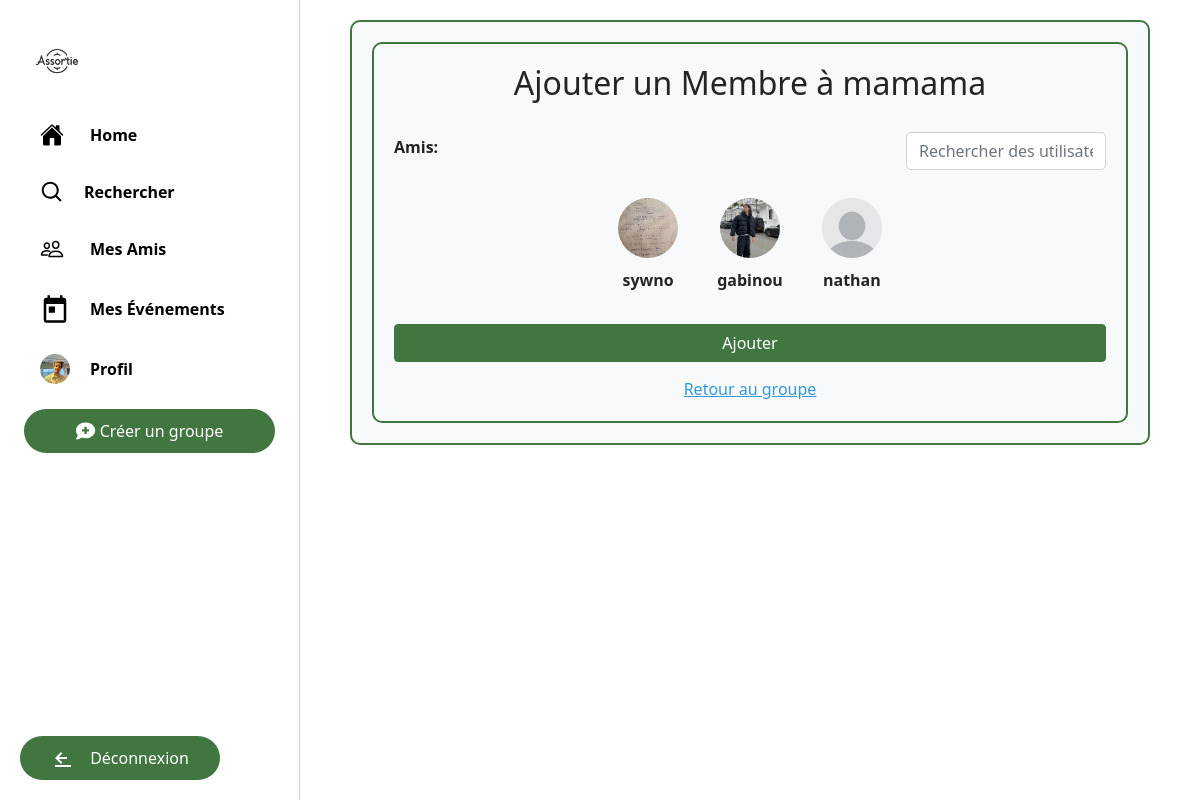
/sorties/groupe/1/ajouter_membre/ (signed in), run on the app's committed database.
### sorties/models.py (models this page shows, shortened)
class Profile(models.Model):
    user = models.OneToOneField(User, on_delete=models.CASCADE, unique=True)
    friends = models.ManyToManyField('self', blank=True)
    photo = models.ImageField(upload_to='profile_pics/', blank=True, null=True, default='profile_pics/default_profile.jpg')
    other_profile_field = models.CharField(max_length=100, blank=True, null=True)  # Exemple de champ supplémentaire

class GroupeAmis(models.Model):
    nom = models.CharField(max_length=100)
    createur = models.ForeignKey(User, related_name='groupes_crees', on_delete=models.CASCADE)
    membres = models.ManyToManyField(User, related_name='groupes')
    administrateur = models.ForeignKey(User, related_name='groupes_administres', on_delete=models.CASCADE)

### sorties/views.py (the view, shortened to what this page needs)
# urls.py: path('groupe/<int:group_id>/ajouter_membre/', views.ajouter_membre, name='ajouter_membre'),
@login_required
def ajouter_membre(request, group_id):
    groupe = get_object_or_404(GroupeAmis, id=group_id)
    if request.user != groupe.administrateur:
        messages.error(request, "Vous n'êtes pas autorisé à ajouter des membres à ce groupe.")
        return redirect('groupe_detail', group_id=group_id)
    profile = Profile.objects.get(user=request.user)
    friends = profile.friends.exclude(id__in=groupe.membres.values_list('id', flat=True))
    return render(request, 'sorties/ajouter_membre.html', {'groupe': groupe, 'friends': friends})

### sorties/templates/sorties/ajouter_membre.html (shortened to what this page needs)
{% extends "sorties/base.html" %}
{% block content %}
<link href="https://stackpath.bootstrapcdn.com/bootstrap/5.1.3/css/bootstrap.min.css" rel="stylesheet">
<link href="https://cdnjs.cloudflare.com/ajax/libs/font-awesome/5.15.3/css/all.min.css" rel="stylesheet">
<div class="container">
    <div class="header">
        <h2>Ajouter un Membre à {{ groupe.nom }}</h2>
    </div>
    {% if friends %}
    <form method="post">
        <div class="form-group">
            <div class="search-bar-container">
                <label for="members">Amis:</label>
                <input type="text" id="search-bar" class="form-control search-bar" placeholder="Rechercher des utilisateurs...">
            </div>
            <div class="user-list mt-3">
                {% for friend in friends %}
                    <div class="user-item" data-user-id="{{ friend.user.id }}">
                        {% if friend.photo %}
                            <img src="{{ friend.photo.url }}" alt="{{ friend.user.username }}">
                        {% else %}
                            <img src="https://via.placeholder.com/60" alt="{{ friend.user.username }}">
                        {% endif %}
                        <span>{{ friend.user.username }}</span>
                    </div>
                {% endfor %}
            </div>
        </div>
        <div class="form-buttons">
            <button type="submit" class="btn btn-primary">Ajouter</button>
        </div>
    </form>
    {% else %}
        <p class="no-friends-message">Vous n'avez pas d'amis à ajouter.</p>
    {% endif %}
    <a href="{% url 'groupe_detail' groupe.id %}" class="back-link">Retour au groupe</a>
</div>
{% endblock %}

### sorties/templates/sorties/base.html (shortened to what this page needs)
{% load static %}
<!DOCTYPE html>
<html>
<head>
    <link href="https://maxcdn.bootstrapcdn.com/bootstrap/4.0.0/css/bootstrap.min.css" rel="stylesheet">
</head>
<body>
    <div class="sidebar">
        <a href="{% url 'liste_groupes' %}" class="logo">
            <img src="{% static 'images/logo1.png' %}" alt="Logo">
        </a>
        <a href="{% url 'liste_groupes' %}" class="button_sidebar">
            <span class="text">Home</span>
        </a>
        <a href="{% url 'search_users' %}" class="button_sidebar">
            <span class="text">Rechercher</span>
        </a>
        <a href="{% url 'view_friends' %}" class="button_sidebar">
            <span class="text">Mes Amis</span>
        </a>
        <a href="{% url 'mes_evenements' %}" class="button_sidebar">
            <svg class="icon" viewBox="0 0 24 24" fill="currentColor" width="30" height="30">
                <path d="M19 3h-1V1h-2v2H8V1H6v2H5c-1.1 0-1.99.9-1.99 2L3 21c0 1.1.9 2 2 2h14c1.1 0 2-.9 2-2V5c0-1.1-.9-2-2-2zm0 18H5V8h14v13zM7 10h5v5H7z"></path>
            </svg>
            <span class="text">Mes Événements</span>
        </a>
        {% if user.is_authenticated %}
            <a href="{% url 'view_profile' request.user.username %}" class="button_sidebar">
                {% if user.profile.photo %}
                    <img src="{{ user.profile.photo.url }}" alt="Profile Photo" class="profile-photo">
                {% else %}
                    <svg class="icon" viewBox="0 0 24 24" fill="currentColor" width="24" height="24">
                        <path d="M20.7 7.3l-4-4a1 1 0 00-1.4 0l-9 9a1 1 0 00-.3.7v3a1 1 0 001 1h3a1 1 0 00.7-.3l9-9a1 1 0 000-1.4zM4 20h16a1 1 0 000-2H4a1 1 0 000 2zm7-7.6l5.6-5.6L16 4.4l-5.6 5.6L11 13v-1.6z"></path>
                    </svg>
                {% endif %}
                <span class="text">Profil</span>
            </a>
            <div class="button-container">
                <a href="{% url 'creer_groupe' %}" class="button">
                    <span>Créer un groupe</span>
                </a>
            </div>
            <div class="button_deco-container">
                <a href="{% url 'logout' %}" class="button_deco">
                    <svg class="icon" viewBox="0 0 24 24" fill="currentColor" width="24" height="24">
                        <path d="M16 13v-2H7.83l3.58-3.59L10 6l-6 6 6 6 1.41-1.41L7.83 13H16zm4 8H4v-2h16v2z"></path>
                    </svg>
                    <span>Déconnexion</span>
                </a>
            </div>
        {% endif %}
    </div>
    <div class="content">
        <div class="container">
            {% block content %}
            {% endblock %}
        </div>
    </div>
</body>
</html>

### sorties/templates/sorties/base.html (style rules this page uses)
body { margin: 0; font-family: 'Arial', sans-serif; display: flex; background-color: #f5f8fa; }
.sidebar { width: 25%; background-color: #fff; display: flex; flex-direction: column; align-items: flex-start; position: fixed; overflow-y: auto; transition: width 0.3s; border-right: 1px solid #ccc; padding-top: 10px; height: 100%; padding-bottom: 20px; }
.button_sidebar { display: flex; align-items: center; padding: 10px 20px; margin: 5px 20px; text-decoration: none; color: #000; border-radius: 30px; transition: box-shadow 0.3s, background-color 0.3s; width: auto; font-weight: bold; }
.button_sidebar .icon { margin-right: 15px; }
.button_sidebar .text { display: inline; margin-left: 5px; }
.profile-photo { border-radius: 50%; width: 30px; height: 30px; object-fit: cover; margin-right: 15px; }
.logo { display: flex; align-items: center; padding: 10px 2px; margin: 5px 20px 0; text-decoration: none; }
.logo img { width: 70px; height: 70px; object-fit: cover; transition: box-shadow 0.3s, background-color 0.3s; border-radius: 30px; }
.content { margin-left: 25%; padding: 20px; width: 75%; transition: margin-left 0.3s, width 0.3s; }
.button-container { display: flex; justify-content: center; width: 100%; padding-left: 10px; padding-right: 10px; padding-top: 10px; }
.button_deco { background-color: #427641; color: white; border: none; border-radius: 30px; padding: 10px 20px; font-size: 16px; cursor: pointer; display: flex; align-items: center; justify-content: center; transition: border-radius 0.3s, box-shadow 0.3s, background-color 0.3s; width: 90%; max-width: 200px; text-decoration: none; }
.button { background-color: #427641; color: white; border: none; border-radius: 30px; padding: 10px 20px; font-size: 16px; cursor: pointer; display: flex; align-items: center; justify-content: center; transition: border-radius 0.3s, box-shadow 0.3s, background-color 0.3s; width: 90%; max-width: 2000px; text-decoration: none; }
.button_deco .icon, .button_deco .text { margin-right: 15px; }
.button_deco-container { position: absolute; bottom: 20px; left: 20px; width: 90%; }

### sorties/templates/sorties/ajouter_membre.html (style rules this page uses)
.container { max-width: 800px; margin: auto; background: #f8f9fa; padding: 20px; border-radius: 10px; border: 2px solid #427641; }
.header { text-align: center; margin-bottom: 30px; }
.form-group { margin-bottom: 20px; }
.form-group label { font-weight: bold; }
.form-control { border-radius: 5px; }
.form-buttons { text-align: center; }
.btn-primary { background-color: #427641; border-color: #427641; width: 100%; }
.user-list { display: flex; flex-wrap: wrap; gap: 15px; justify-content: center; }
.user-item { display: flex; flex-direction: column; align-items: center; cursor: pointer; transition: background-color 0.3s, color 0.3s; padding: 10px; border-radius: 10px; border: 2px solid transparent; text-align: center; }
.user-item img { border-radius: 50%; width: 60px; height: 60px; object-fit: cover; }
.user-item span { margin-top: 10px; font-size: 1em; font-weight: bold; }
.search-bar-container { display: flex; justify-content: space-between; align-items: center; gap: 10px; }
.search-bar { max-width: 200px; }
.back-link { display: block; text-align: center; margin-top: 15px; color: #3498db; }

### data on the page
GroupeAmis: nom "mamama"
Profile: photo (picture), user.username "sywno"
Profile: photo (picture), user.username "gabinou"
Profile: photo (placeholder picture), user.username "nathan"
